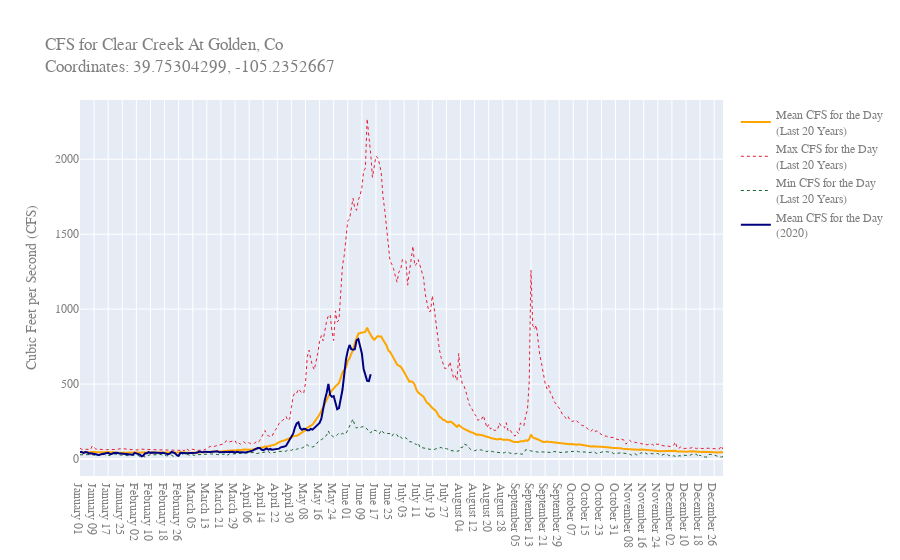

The notebook cell saved with this chart:
### Code cell
import plotly.graph_objects as go
fig = go.Figure()

fig.add_trace(go.Scatter(x=his_cfs_df['new_day'], y=his_cfs_df['mean_cfs'], name='Mean CFS for the Day<br>(Last {} Years)'.format(years),
                         line=dict(color='orange', width=2)))

fig.add_trace(go.Scatter(x=max_cfs_df['new_day'], y=max_cfs_df['max_cfs'], name='Max CFS for the Day<br>(Last {} Years)'.format(years),
                         line=dict(color="rgb(231, 29, 53)", width=1, dash='dot')))

fig.add_trace(go.Scatter(x=min_cfs_df['new_day'], y=min_cfs_df['min_cfs'], name='Min CFS for the Day<br>(Last {} Years)'.format(years),
                         line=dict(color="rgb(30, 100, 46)", width=1, dash='dot')))

fig.add_trace(go.Scatter(x=rec_cfs_df['new_day'], y=rec_cfs_df['mean_cfs'], name='Mean CFS for the Day<br>(2020)',
                         line=dict(color="navy", width=2)))

fig.update_layout(
    title_text="CFS for {}<br>Coordinates: {}, {}".format(site_name.title(), lat, lon),
    font=dict(family='Courier New, monospace', size=12, color='#7f7f7f'),
    yaxis_title="Cubic Feet per Second (CFS)"
)
fig.show()

### Figure 1 — Plotly figure (JSON) as saved in the notebook; plotly's stock layout.template omitted (floating-point values rounded to 4 significant figures; data arrays with more than 128 entries replaced by an {"elided": "..."} marker saying what was removed)
{"data": [{"line": {"color": "orange", "width": 2}, "name": "Mean CFS for the Day<br>(Last 20 Years)", "type": "scatter", "x": {"elided": "366 str values"}, "y": {"elided": "366 float values"}}, {"line": {"color": "rgb(231, 29, 53)", "dash": "dot", "width": 1}, "name": "Max CFS for the Day<br>(Last 20 Years)", "type": "scatter", "x": {"elided": "366 str values"}, "y": {"elided": "366 int values"}}, {"line": {"color": "rgb(30, 100, 46)", "dash": "dot", "width": 1}, "name": "Min CFS for the Day<br>(Last 20 Years)", "type": "scatter", "x": {"elided": "366 str values"}, "y": {"elided": "366 int values"}}, {"line": {"color": "navy", "width": 2}, "name": "Mean CFS for the Day<br>(2020)", "type": "scatter", "x": {"elided": "166 str values"}, "y": {"elided": "166 int values"}}], "layout": {"font": {"color": "#7f7f7f", "family": "Courier New, monospace", "size": 12}, "title": {"text": "CFS for Clear Creek At Golden, Co<br>Coordinates: 39.75304299, -105.2352667"}, "yaxis": {"title": {"text": "Cubic Feet per Second (CFS)"}}}}
